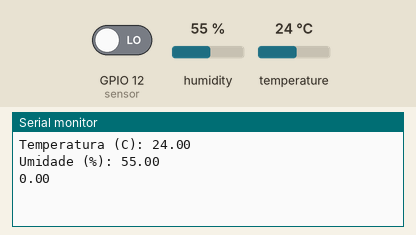
This sketch was run on a simulated ESP32. Shown: the last lines printed to the serial monitor. The test bench sets the inputs (shaded band); at power-on: humidity 55 %, GPIO 12 (sensor) LOW, temperature 24 °C. WiFi joins after 1.5 s; servers stay silent unless stated.

Above: at 3.0 s.
3.1 s: humidity set to 22 %
4.6 s: GPIO 12 (sensor) driven HIGH
At 5.3 s:
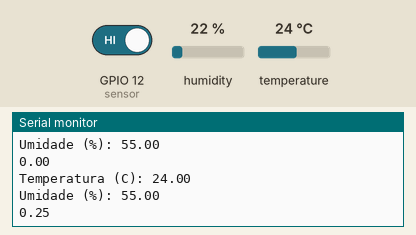
6.1 s: temperature set to 12 °C
At 7.4 s:
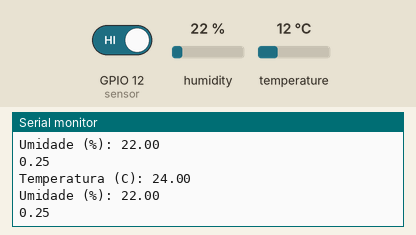
7.6 s: GPIO 12 (sensor) driven LOW
At 8.6 s:
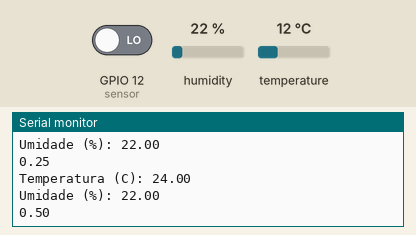
9.1 s: humidity set to 40 %
At 10.3 s:
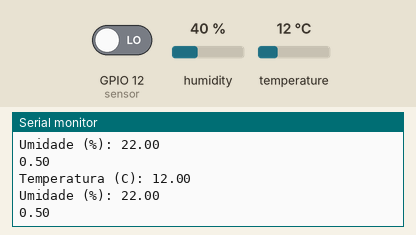
Timing chart, 0 to 11.6 s (numbered marks = the images above; inputs shaded):
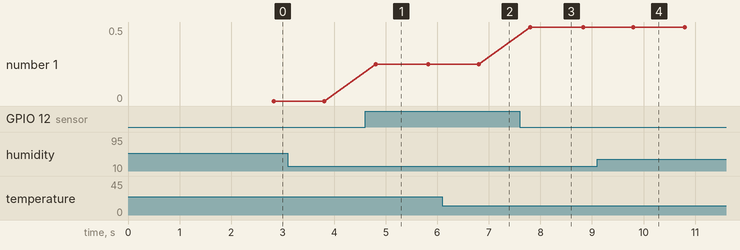

Measured:
- after the input at 4.6 s, the serial monitor: prints a new line after 0.20 s (image 1)
- after the input at 7.6 s, the serial monitor: prints a new line after 0.20 s (image 3)
- plotted number 1: 0 → 0.25 after the input at 4.6 s, 0.25 → 0.5 after the input at 7.6 s

The sketch:

codigo.ino
```cpp
#define BLYNK_PRINT Serial
#define BLYNK_TEMPLATE_ID "id"
#define BLYNK_TEMPLATE_NAME "nome"
#define BLYNK_AUTH_TOKEN "token"

#include <BlynkSimpleEsp32.h>
#include <DHT.h>
#include <stdio.h>

#define DHTYPE DHT11
#define DHTPIN A14 // Pino 13 no ESP
#define sensor 12 // Pino 12 no ESP

DHT dht(DHTPIN, DHTYPE);

BlynkTimer timer;

double res = 0;
int estado = 0;
int ultimo_estado = 0;

void VirtualWrite()
{
  // DHT11 CODE
  double temp = dht.readTemperature();
  double umi = dht.readHumidity();

  if(isnan(temp) || isnan(umi))
  {
    Serial.println("Falha na leitura do sensor!");
  }
  else
  {
    Serial.print("Temperatura (C): ");
    Serial.println(temp);
    Serial.print("Umidade (%): ");
    Serial.println(umi);
  }
  Blynk.virtualWrite(V0, temp);
  Blynk.virtualWrite(V5, umi);

  // REED CODE
  estado = digitalRead(sensor);

  if (estado != ultimo_estado)
  {
    res = res + 0.25; /// Volume precipitado
    Serial.println(res);
  }
  else
  {
    Serial.println(res);
  }

    ultimo_estado = estado;

    Blynk.virtualWrite(V10, res);
}


void setup()
{
  Serial.begin(9600);
  dht.begin();
  pinMode(sensor, INPUT);
  Blynk.begin(BLYNK_AUTH_TOKEN, "ssid", "senha", "blynk.cloud", 80);
  timer.setInterval(1000L, VirtualWrite);
}

void loop()
{
  Blynk.run();
  timer.run();
}
```
